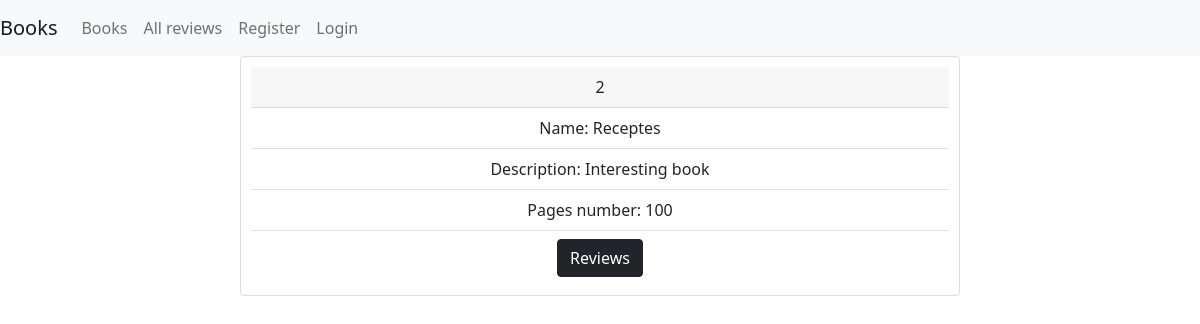
Screenshot of /app/book_detail/2/ with the database file from the repository.
### app_tutorial/models.py (models this page shows, shortened)
class Book(models.Model):
    name = models.CharField(max_length=255)
    pages_number = models.IntegerField(default=100)
    price = models.DecimalField(max_digits=10, decimal_places=2)
    description = models.TextField(null=True,blank=True)

### app_tutorial/views.py (the view)
# urls.py: path('book_detail/<int:book_id>/', views.book_detail, name='book_detail'),
def book_detail(request, book_id):
    book = get_object_or_404(Book, pk=book_id)
    return render(request, 'book_detail.html', {'book': book})

### templates/book_detail.html (shortened to what this page needs)
{% extends 'base.html'%}
{%block content%}
<div class="review card">
  <div class="card-header">
    {{book.id}}
  </div>
  <ul class="list-group list-group-flush">
    <li class="list-group-item">Name: {{book.name}}</li>
    <li class="list-group-item">Description: {{book.description}}</li>
    <li class="list-group-item">Pages number: {{book.pages_number}}</li>
    <li class="list-group-item">
            <a class="btn btn-dark" href="{% url 'book_review_list' book_id=book.id%}" role="button">Reviews</a>
    </li>
  </ul>
</div>
{% endblock %}

### static/styles.css (style rules this page uses)
.review { text-align: center; padding: 10px; margin-bottom: 10px; }

### rows the page displays
Book: id "2", name "Receptes", description "Interesting book", pages_number "100"
